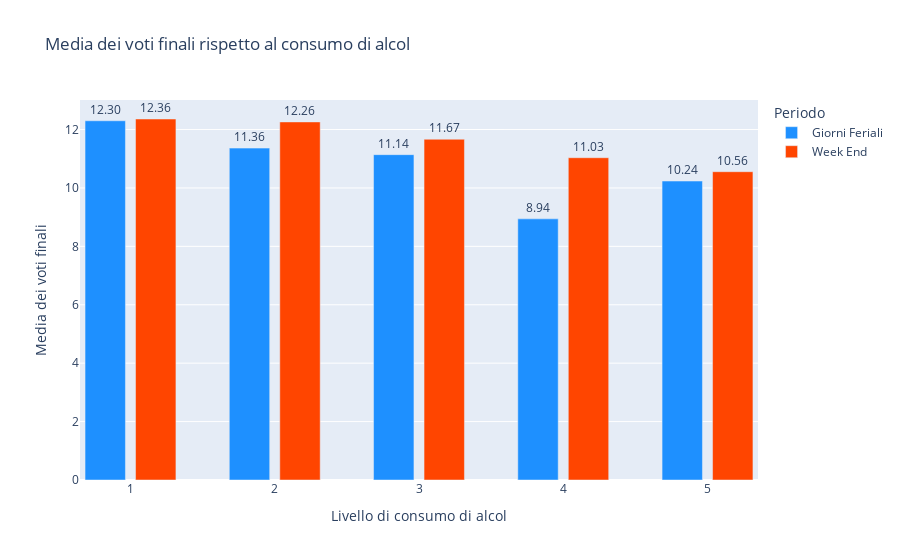

Notebook code cell kept with this figure:
### Markdown cell above
Questa analisi esplora la relazione tra il consumo di alcol nei giorni feriali e festivi e le medie dei voti finali. 
L'analisi mostra che il consumo di alcol durante i giorni infrasettimanali è associato a voti finali più bassi rispetto al consumo nel weekend: questo indica un impatto negativo maggiore sulle prestazioni scolastiche nei giorni feriali.

### Code cell
# Calculate the average final grade for each level of alcohol consumption
dalc_mean = por.groupby('Dalc')['G3'].mean()
walc_mean = por.groupby('Walc')['G3'].mean()

bar_width = 0.35
index = np.arange(1, 6)

fig = go.Figure()

# Add bar for Dalc
fig.add_trace(go.Bar(
    x=index - bar_width/2,
    y=dalc_mean.values,
    name='Giorni Feriali',
    marker_color='#1E90FF',
    text=[f'{val:.2f}' for val in dalc_mean.values],
    textposition='outside'
))

# Add bar for Walc
fig.add_trace(go.Bar(
    x=index + bar_width/2,
    y=walc_mean.values,
    name='Week End',
    marker_color='#FF4500',
    text=[f'{val:.2f}' for val in walc_mean.values],
    textposition='outside'
))

fig.update_layout(
    title='Media dei voti finali rispetto al consumo di alcol',
    xaxis_title='Livello di consumo di alcol',
    yaxis_title='Media dei voti finali',
    xaxis=dict(
        tickvals=index,
        ticktext=index
    ),
    barmode='group',  # Barre parallele
    legend_title="Periodo"
)

fig.show()

### Figure 1 — Plotly figure (JSON) as saved in the notebook; plotly's stock layout.template omitted (floating-point values rounded to 4 significant figures)
{"data": [{"marker": {"color": "#1E90FF"}, "name": "Giorni Feriali", "text": ["12.30", "11.36", "11.14", "8.94", "10.24"], "textposition": "outside", "type": "bar", "x": [0.825, 1.825, 2.825, 3.825, 4.825], "y": [12.3, 11.36, 11.14, 8.941, 10.24]}, {"marker": {"color": "#FF4500"}, "name": "Week End", "text": ["12.36", "12.26", "11.67", "11.03", "10.56"], "textposition": "outside", "type": "bar", "x": [1.175, 2.175, 3.175, 4.175, 5.175], "y": [12.36, 12.26, 11.67, 11.03, 10.56]}], "layout": {"barmode": "group", "legend": {"title": {"text": "Periodo"}}, "title": {"text": "Media dei voti finali rispetto al consumo di alcol"}, "xaxis": {"ticktext": [1, 2, 3, 4, 5], "tickvals": [1, 2, 3, 4, 5], "title": {"text": "Livello di consumo di alcol"}}, "yaxis": {"title": {"text": "Media dei voti finali"}}}}
